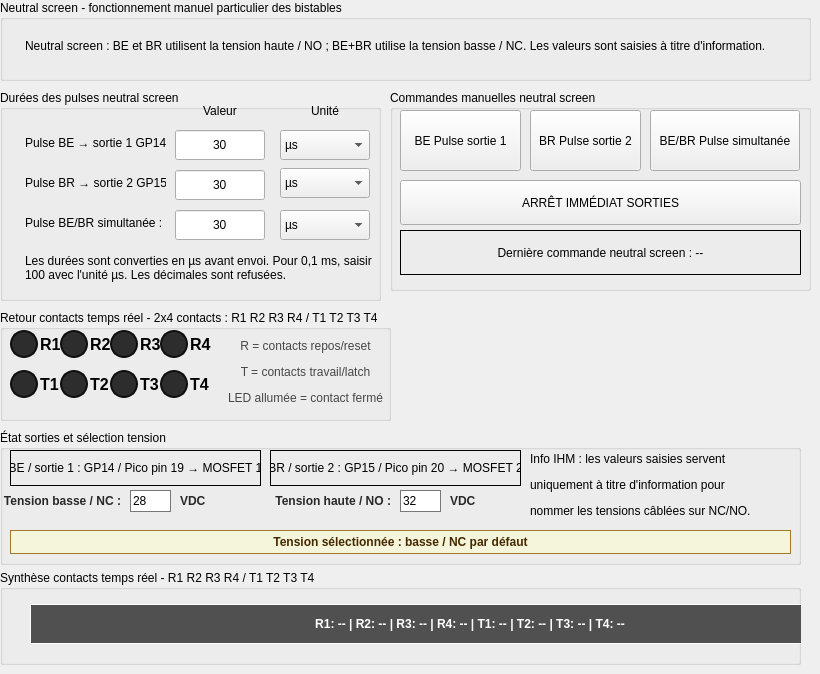
    <widget class="QWidget" name="tab_neutral_screen">
     <attribute name="title">
      <string>Neutral Screen Manuel</string>
     </attribute>
     <widget class="QGroupBox" name="groupBox_neutral_description">
      <property name="geometry">
       <rect>
        <x>0</x>
        <y>0</y>
        <width>811</width>
        <height>81</height>
       </rect>
      </property>
      <property name="title">
       <string>Neutral screen - fonctionnement manuel particulier des bistables</string>
      </property>
      <widget class="QLabel" name="label_neutral_description">
       <property name="geometry">
        <rect>
         <x>25</x>
         <y>10</y>
         <width>781</width>
         <height>71</height>
        </rect>
       </property>
       <property name="text">
        <string>Neutral screen : BE et BR utilisent la tension haute / NO ; BE+BR utilise la tension basse / NC. Les valeurs sont saisies à titre d'information.</string>
       </property>
       <property name="wordWrap">
        <bool>true</bool>
       </property>
      </widget>
     </widget>
     <widget class="QGroupBox" name="groupBox_neutral_parametres">
      <property name="geometry">
       <rect>
        <x>0</x>
        <y>90</y>
        <width>381</width>
        <height>211</height>
       </rect>
      </property>
      <property name="title">
       <string>Durées des pulses neutral screen</string>
      </property>
      <widget class="QLabel" name="label_neutral_entete_valeur">
       <property name="geometry">
        <rect>
         <x>175</x>
         <y>10</y>
         <width>90</width>
         <height>22</height>
        </rect>
       </property>
       <property name="text">
        <string>Valeur</string>
       </property>
       <property name="alignment">
        <set>Qt::AlignmentFlag::AlignCenter</set>
       </property>
      </widget>
      <widget class="QLabel" name="label_neutral_entete_unite">
       <property name="geometry">
        <rect>
         <x>280</x>
         <y>10</y>
         <width>90</width>
         <height>22</height>
        </rect>
       </property>
       <property name="text">
        <string>Unité</string>
       </property>
       <property name="alignment">
        <set>Qt::AlignmentFlag::AlignCenter</set>
       </property>
      </widget>
      <widget class="QLabel" name="label_neutral_be">
       <property name="geometry">
        <rect>
         <x>25</x>
         <y>40</y>
         <width>141</width>
         <height>26</height>
        </rect>
       </property>
       <property name="text">
        <string>Pulse BE → sortie 1 GP14 :</string>
       </property>
      </widget>
      <widget class="QLineEdit" name="lineEdit_neutral_be">
       <property name="geometry">
        <rect>
         <x>175</x>
         <y>40</y>
         <width>90</width>
         <height>30</height>
        </rect>
       </property>
       <property name="text">
        <string>30</string>
       </property>
       <property name="alignment">
        <set>Qt::AlignmentFlag::AlignCenter</set>
       </property>
      </widget>
      <widget class="QComboBox" name="comboBox_unite_neutral_be">
       <property name="geometry">
        <rect>
         <x>280</x>
         <y>40</y>
         <width>90</width>
         <height>30</height>
        </rect>
       </property>
       <item>
        <property name="text">
         <string>µs</string>
        </property>
       </item>
       <item>
        <property name="text">
         <string>ms</string>
        </property>
       </item>
       <item>
        <property name="text">
         <string>s</string>
        </property>
       </item>
       <item>
        <property name="text">
         <string>min</string>
        </property>
       </item>
       <item>
        <property name="text">
         <string>h</string>
        </property>
       </item>
      </widget>
      <widget class="QLabel" name="label_neutral_br">
       <property name="geometry">
        <rect>
         <x>25</x>
         <y>80</y>
         <width>141</width>
         <height>26</height>
        </rect>
       </property>
       <property name="text">
        <string>Pulse BR → sortie 2 GP15 :</string>
       </property>
      </widget>
      <widget class="QLineEdit" name="lineEdit_neutral_br">
       <property name="geometry">
        <rect>
         <x>175</x>
         <y>80</y>
         <width>90</width>
         <height>30</height>
        </rect>
       </property>
       <property name="text">
        <string>30</string>
       </property>
       <property name="alignment">
        <set>Qt::AlignmentFlag::AlignCenter</set>
       </property>
      </widget>
      <widget class="QComboBox" name="comboBox_unite_neutral_br">
       <property name="geometry">
        <rect>
         <x>280</x>
         <y>78</y>
         <width>90</width>
         <height>30</height>
        </rect>
       </property>
       <item>
        <property name="text">
         <string>µs</string>
        </property>
       </item>
       <item>
        <property name="text">
         <string>ms</string>
        </property>
       </item>
       <item>
        <property name="text">
         <string>s</string>
        </property>
       </item>
       <item>
        <property name="text">
         <string>min</string>
        </property>
       </item>
       <item>
        <property name="text">
         <string>h</string>
        </property>
       </item>
      </widget>
      <widget class="QLabel" name="label_neutral_bebr">
       <property name="geometry">
        <rect>
         <x>25</x>
         <y>120</y>
         <width>141</width>
         <height>26</height>
        </rect>
       </property>
       <property name="text">
        <string>Pulse BE/BR simultanée :</string>
       </property>
      </widget>
      <widget class="QLineEdit" name="lineEdit_neutral_bebr">
       <property name="geometry">
        <rect>
         <x>175</x>
         <y>120</y>
         <width>90</width>
         <height>30</height>
        </rect>
       </property>
       <property name="text">
        <string>30</string>
       </property>
       <property name="alignment">
        <set>Qt::AlignmentFlag::AlignCenter</set>
       </property>
      </widget>
      <widget class="QComboBox" name="comboBox_unite_neutral_bebr">
       <property name="geometry">
        <rect>
         <x>280</x>
         <y>120</y>
         <width>90</width>
         <height>30</height>
        </rect>
       </property>
       <item>
        <property name="text">
         <string>µs</string>
        </property>
       </item>
       <item>
        <property name="text">
         <string>ms</string>
        </property>
       </item>
       <item>
        <property name="text">
         <string>s</string>
        </property>
       </item>
       <item>
        <property name="text">
         <string>min</string>
        </property>
       </item>
       <item>
        <property name="text">
         <string>h</string>
        </property>
       </item>
      </widget>
      <widget class="QLabel" name="label_neutral_note">
       <property name="geometry">
        <rect>
         <x>25</x>
         <y>150</y>
         <width>351</width>
         <height>55</height>
        </rect>
       </property>
       <property name="text">
        <string>Les durées sont converties en µs avant envoi. Pour 0,1 ms, saisir 100 avec l'unité µs. Les décimales sont refusées.</string>
       </property>
       <property name="wordWrap">
        <bool>true</bool>
       </property>
      </widget>
     </widget>
     <widget class="QGroupBox" name="groupBox_neutral_commandes">
      <property name="geometry">
       <rect>
        <x>390</x>
        <y>90</y>
        <width>421</width>
        <height>201</height>
       </rect>
      </property>
      <property name="title">
       <string>Commandes manuelles neutral screen</string>
      </property>
      <widget class="QPushButton" name="pushButton_neutral_be">
       <property name="geometry">
        <rect>
         <x>10</x>
         <y>20</y>
         <width>121</width>
         <height>61</height>
        </rect>
       </property>
       <property name="text">
        <string>BE Pulse sortie 1</string>
       </property>
      </widget>
      <widget class="QPushButton" name="pushButton_neutral_br">
       <property name="geometry">
        <rect>
         <x>140</x>
         <y>20</y>
         <width>111</width>
         <height>61</height>
        </rect>
       </property>
       <property name="text">
        <string>BR Pulse sortie 2</string>
       </property>
      </widget>
      <widget class="QPushButton" name="pushButton_neutral_bebr">
       <property name="geometry">
        <rect>
         <x>260</x>
         <y>20</y>
         <width>150</width>
         <height>61</height>
        </rect>
       </property>
       <property name="text">
        <string>BE/BR Pulse simultanée</string>
       </property>
      </widget>
      <widget class="QPushButton" name="pushButton_neutral_stop">
       <property name="geometry">
        <rect>
         <x>10</x>
         <y>90</y>
         <width>401</width>
         <height>45</height>
        </rect>
       </property>
       <property name="text">
        <string>ARRÊT IMMÉDIAT SORTIES</string>
       </property>
      </widget>
      <widget class="QLabel" name="label_neutral_derniere_commande">
       <property name="geometry">
        <rect>
         <x>10</x>
         <y>140</y>
         <width>401</width>
         <height>45</height>
        </rect>
       </property>
       <property name="frameShape">
        <enum>QFrame::Shape::Box</enum>
       </property>
       <property name="text">
        <string>Dernière commande neutral screen : --</string>
       </property>
       <property name="alignment">
        <set>Qt::AlignmentFlag::AlignCenter</set>
       </property>
      </widget>
     </widget>
     <widget class="QGroupBox" name="groupBox_neutral_etat">
      <property name="geometry">
       <rect>
        <x>0</x>
        <y>430</y>
        <width>801</width>
        <height>135</height>
       </rect>
      </property>
      <property name="title">
       <string>État sorties et sélection tension</string>
      </property>
      <widget class="QLabel" name="label_neutral_sortie1">
       <property name="geometry">
        <rect>
         <x>10</x>
         <y>20</y>
         <width>251</width>
         <height>36</height>
        </rect>
       </property>
       <property name="frameShape">
        <enum>QFrame::Shape::Box</enum>
       </property>
       <property name="text">
        <string>BE / sortie 1 : GP14 / Pico pin 19 → MOSFET 1</string>
       </property>
       <property name="alignment">
        <set>Qt::AlignmentFlag::AlignCenter</set>
       </property>
      </widget>
      <widget class="QLabel" name="label_neutral_sortie2">
       <property name="geometry">
        <rect>
         <x>270</x>
         <y>20</y>
         <width>251</width>
         <height>36</height>
        </rect>
       </property>
       <property name="frameShape">
        <enum>QFrame::Shape::Box</enum>
       </property>
       <property name="text">
        <string>BR / sortie 2 : GP15 / Pico pin 20 → MOSFET 2</string>
       </property>
       <property name="alignment">
        <set>Qt::AlignmentFlag::AlignCenter</set>
       </property>
      </widget>
      <widget class="QLabel" name="label_neutral_tension_selection">
       <property name="geometry">
        <rect>
         <x>10</x>
         <y>100</y>
         <width>781</width>
         <height>24</height>
        </rect>
       </property>
       <property name="styleSheet">
        <string>background-color: rgb(245,245,220); color: rgb(70,40,0); font-weight: bold; border: 1px solid rgb(160,120,40);</string>
       </property>
       <property name="text">
        <string>Tension sélectionnée : basse / NC par défaut</string>
       </property>
       <property name="alignment">
        <set>Qt::AlignmentFlag::AlignCenter</set>
       </property>
      </widget>
      <widget class="QLabel" name="label_tension_basse_info">
       <property name="geometry">
        <rect>
         <x>0</x>
         <y>60</y>
         <width>121</width>
         <height>22</height>
        </rect>
       </property>
       <property name="styleSheet">
        <string>font-weight: bold; color: rgb(40,40,40);</string>
       </property>
       <property name="text">
        <string>Tension basse / NC :</string>
       </property>
       <property name="alignment">
        <set>Qt::AlignmentFlag::AlignRight|Qt::AlignmentFlag::AlignTrailing|Qt::AlignmentFlag::AlignVCenter</set>
       </property>
      </widget>
      <widget class="QLineEdit" name="lineEdit_tension_basse_info">
       <property name="geometry">
        <rect>
         <x>130</x>
         <y>60</y>
         <width>41</width>
         <height>22</height>
        </rect>
       </property>
       <property name="styleSheet">
        <string>background-color: white; color: black; border: 1px solid rgb(120,120,120);</string>
       </property>
       <property name="text">
        <string>28</string>
       </property>
      </widget>
      <widget class="QLabel" name="label_tension_basse_unite">
       <property name="geometry">
        <rect>
         <x>180</x>
         <y>60</y>
         <width>45</width>
         <height>22</height>
        </rect>
       </property>
       <property name="styleSheet">
        <string>font-weight: bold; color: rgb(40,40,40);</string>
       </property>
       <property name="text">
        <string>VDC</string>
       </property>
       <property name="alignment">
        <set>Qt::AlignmentFlag::AlignLeading|Qt::AlignmentFlag::AlignLeft|Qt::AlignmentFlag::AlignVCenter</set>
       </property>
      </widget>
      <widget class="QLabel" name="label_tension_haute_info">
       <property name="geometry">
        <rect>
         <x>270</x>
         <y>60</y>
         <width>121</width>
         <height>22</height>
        </rect>
       </property>
       <property name="styleSheet">
        <string>font-weight: bold; color: rgb(40,40,40);</string>
       </property>
       <property name="text">
        <string>Tension haute / NO :</string>
       </property>
       <property name="alignment">
        <set>Qt::AlignmentFlag::AlignRight|Qt::AlignmentFlag::AlignTrailing|Qt::AlignmentFlag::AlignVCenter</set>
       </property>
      </widget>
      <widget class="QLineEdit" name="lineEdit_tension_haute_info">
       <property name="geometry">
        <rect>
         <x>400</x>
         <y>60</y>
         <width>41</width>
         <height>22</height>
        </rect>
       </property>
       <property name="styleSheet">
        <string>background-color: white; color: black; border: 1px solid rgb(120,120,120);</string>
       </property>
       <property name="text">
        <string>32</string>
       </property>
      </widget>
      <widget class="QLabel" name="label_tension_haute_unite">
       <property name="geometry">
        <rect>
         <x>450</x>
         <y>60</y>
         <width>45</width>
         <height>22</height>
        </rect>
       </property>
       <property name="styleSheet">
        <string>font-weight: bold; color: rgb(40,40,40);</string>
       </property>
       <property name="text">
        <string>VDC</string>
       </property>
       <property name="alignment">
        <set>Qt::AlignmentFlag::AlignLeading|Qt::AlignmentFlag::AlignLeft|Qt::AlignmentFlag::AlignVCenter</set>
       </property>
      </widget>
      <widget class="QLabel" name="label_neutral_securite">
       <property name="geometry">
        <rect>
         <x>530</x>
         <y>20</y>
         <width>251</width>
         <height>71</height>
        </rect>
       </property>
       <property name="text">
        <string>&lt;html&gt;&lt;head/&gt;&lt;body&gt;&lt;p&gt;Info IHM : les valeurs saisies servent&lt;/p&gt;&lt;p&gt;uniquement à titre d'information pour&lt;/p&gt;&lt;p&gt;nommer les tensions câblées sur NC/NO.&lt;/p&gt;&lt;/body&gt;&lt;/html&gt;</string>
       </property>
       <property name="wordWrap">
        <bool>true</bool>
       </property>
      </widget>
     </widget>
     <widget class="QGroupBox" name="groupBox_neutral_retour_contacts">
      <property name="geometry">
       <rect>
        <x>0</x>
        <y>570</y>
        <width>801</width>
        <height>95</height>
       </rect>
      </property>
      <property name="title">
       <string>Synthèse contacts temps réel - R1 R2 R3 R4 / T1 T2 T3 T4</string>
      </property>
      <widget class="QLabel" name="label_neutral_contact_summary">
       <property name="geometry">
        <rect>
         <x>30</x>
         <y>34</y>
         <width>880</width>
         <height>40</height>
        </rect>
       </property>
       <property name="styleSheet">
        <string>background-color: rgb(80,80,80); color: white; font-weight: bold;</string>
       </property>
       <property name="frameShape">
        <enum>QFrame::Shape::Box</enum>
       </property>
       <property name="text">
        <string>R1: -- | R2: -- | R3: -- | R4: -- | T1: -- | T2: -- | T3: -- | T4: --</string>
       </property>
       <property name="alignment">
        <set>Qt::AlignmentFlag::AlignCenter</set>
       </property>
      </widget>
     </widget>
     <widget class="QGroupBox" name="groupBox_retour_contacts_2">
      <property name="geometry">
       <rect>
        <x>0</x>
        <y>310</y>
        <width>391</width>
        <height>111</height>
       </rect>
      </property>
      <property name="title">
       <string>Retour contacts temps réel - 2x4 contacts : R1 R2 R3 R4 / T1 T2 T3 T4</string>
      </property>
      <widget class="QLabel" name="label_led_reset_contact_3">
       <property name="geometry">
        <rect>
         <x>10</x>
         <y>20</y>
         <width>28</width>
         <height>28</height>
        </rect>
       </property>
       <property name="styleSheet">
        <string>background-color: rgb(45,45,45); border: 2px solid rgb(15,15,15); border-radius: 14px;</string>
       </property>
       <property name="text">
        <string/>
       </property>
       <property name="alignment">
        <set>Qt::AlignmentFlag::AlignCenter</set>
       </property>
      </widget>
      <widget class="QLabel" name="label_txt_contact_r1_2">
       <property name="geometry">
        <rect>
         <x>40</x>
         <y>20</y>
         <width>31</width>
         <height>28</height>
        </rect>
       </property>
       <property name="styleSheet">
        <string>font-weight: bold; font-size: 12pt;</string>
       </property>
       <property name="text">
        <string>R1</string>
       </property>
       <property name="alignment">
        <set>Qt::AlignmentFlag::AlignLeading|Qt::AlignmentFlag::AlignLeft|Qt::AlignmentFlag::AlignVCenter</set>
       </property>
      </widget>
      <widget class="QLabel" name="label_led_reset_contact_4">
       <property name="geometry">
        <rect>
         <x>60</x>
         <y>20</y>
         <width>28</width>
         <height>28</height>
        </rect>
       </property>
       <property name="styleSheet">
        <string>background-color: rgb(45,45,45); border: 2px solid rgb(15,15,15); border-radius: 14px;</string>
       </property>
       <property name="text">
        <string/>
       </property>
       <property name="alignment">
        <set>Qt::AlignmentFlag::AlignCenter</set>
       </property>
      </widget>
      <widget class="QLabel" name="label_txt_contact_r2_2">
       <property name="geometry">
        <rect>
         <x>90</x>
         <y>20</y>
         <width>31</width>
         <height>28</height>
        </rect>
       </property>
       <property name="styleSheet">
        <string>font-weight: bold; font-size: 12pt;</string>
       </property>
       <property name="text">
        <string>R2</string>
       </property>
       <property name="alignment">
        <set>Qt::AlignmentFlag::AlignLeading|Qt::AlignmentFlag::AlignLeft|Qt::AlignmentFlag::AlignVCenter</set>
       </property>
      </widget>
      <widget class="QLabel" name="label_led_latch_contact_3">
       <property name="geometry">
        <rect>
         <x>10</x>
         <y>60</y>
         <width>28</width>
         <height>28</height>
        </rect>
       </property>
       <property name="styleSheet">
        <string>background-color: rgb(45,45,45); border: 2px solid rgb(15,15,15); border-radius: 14px;</string>
       </property>
       <property name="text">
        <string/>
       </property>
       <property name="alignment">
        <set>Qt::AlignmentFlag::AlignCenter</set>
       </property>
      </widget>
      <widget class="QLabel" name="label_txt_contact_t1_2">
       <property name="geometry">
        <rect>
         <x>40</x>
         <y>60</y>
         <width>31</width>
         <height>28</height>
        </rect>
       </property>
       <property name="styleSheet">
        <string>font-weight: bold; font-size: 12pt;</string>
       </property>
       <property name="text">
        <string>T1</string>
       </property>
       <property name="alignment">
        <set>Qt::AlignmentFlag::AlignLeading|Qt::AlignmentFlag::AlignLeft|Qt::AlignmentFlag::AlignVCenter</set>
       </property>
      </widget>
      <widget class="QLabel" name="label_led_latch_contact_4">
       <property name="geometry">
        <rect>
         <x>60</x>
         <y>60</y>
         <width>28</width>
         <height>28</height>
        </rect>
       </property>
       <property name="styleSheet">
        <string>background-color: rgb(45,45,45); border: 2px solid rgb(15,15,15); border-radius: 14px;</string>
       </property>
       <property name="text">
        <string/>
       </property>
       <property name="alignment">
        <set>Qt::AlignmentFlag::AlignCenter</set>
       </property>
      </widget>
      <widget class="QLabel" name="label_txt_contact_t2_2">
       <property name="geometry">
        <rect>
         <x>90</x>
         <y>60</y>
         <width>31</width>
         <height>28</height>
        </rect>
       </property>
       <property name="styleSheet">
        <string>font-weight: bold; font-size: 12pt;</string>
       </property>
       <property name="text">
        <string>T2</string>
       </property>
       <property name="alignment">
        <set>Qt::AlignmentFlag::AlignLeading|Qt::AlignmentFlag::AlignLeft|Qt::AlignmentFlag::AlignVCenter</set>
       </property>
      </widget>
      <widget class="QLabel" name="label_txt_contact_info_2">
       <property name="geometry">
        <rect>
         <x>220</x>
         <y>20</y>
         <width>171</width>
         <height>85</height>
        </rect>
       </property>
       <property name="styleSheet">
        <string>color: rgb(70,70,70); font-size: 9pt;</string>
       </property>
       <property name="text">
        <string>&lt;html&gt;&lt;head/&gt;&lt;body&gt;&lt;p&gt;R = contacts repos/reset&lt;/p&gt;&lt;p&gt;T = contacts travail/latch&lt;/p&gt;&lt;p&gt;LED allumée = contact fermé&lt;/p&gt;&lt;/body&gt;&lt;/html&gt;</string>
       </property>
       <property name="alignment">
        <set>Qt::AlignmentFlag::AlignCenter</set>
       </property>
      </widget>
      <widget class="QLabel" name="label_led_reset_contact_7">
       <property name="geometry">
        <rect>
         <x>110</x>
         <y>20</y>
         <width>28</width>
         <height>28</height>
        </rect>
       </property>
       <property name="styleSheet">
        <string>background-color: rgb(45,45,45); border: 2px solid rgb(15,15,15); border-radius: 14px;</string>
       </property>
       <property name="text">
        <string/>
       </property>
       <property name="alignment">
        <set>Qt::AlignmentFlag::AlignCenter</set>
       </property>
      </widget>
      <widget class="QLabel" name="label_txt_contact_r3_2">
       <property name="geometry">
        <rect>
         <x>140</x>
         <y>20</y>
         <width>31</width>
         <height>28</height>
        </rect>
       </property>
       <property name="styleSheet">
        <string>font-weight: bold; font-size: 12pt;</string>
       </property>
       <property name="text">
        <string>R3</string>
       </property>
       <property name="alignment">
        <set>Qt::AlignmentFlag::AlignLeading|Qt::AlignmentFlag::AlignLeft|Qt::AlignmentFlag::AlignVCenter</set>
       </property>
      </widget>
      <widget class="QLabel" name="label_led_reset_contact_8">
       <property name="geometry">
        <rect>
         <x>160</x>
         <y>20</y>
         <width>28</width>
         <height>28</height>
        </rect>
       </property>
       <property name="styleSheet">
        <string>background-color: rgb(45,45,45); border: 2px solid rgb(15,15,15); border-radius: 14px;</string>
       </property>
       <property name="text">
        <string/>
       </property>
       <property name="alignment">
        <set>Qt::AlignmentFlag::AlignCenter</set>
       </property>
      </widget>
      <widget class="QLabel" name="label_txt_contact_r4_2">
       <property name="geometry">
        <rect>
         <x>190</x>
         <y>20</y>
         <width>31</width>
         <height>28</height>
        </rect>
       </property>
       <property name="styleSheet">
        <string>font-weight: bold; font-size: 12pt;</string>
       </property>
       <property name="text">
        <string>R4</string>
       </property>
       <property name="alignment">
        <set>Qt::AlignmentFlag::AlignLeading|Qt::AlignmentFlag::AlignLeft|Qt::AlignmentFlag::AlignVCenter</set>
       </property>
      </widget>
      <widget class="QLabel" name="label_led_latch_contact_7">
       <property name="geometry">
        <rect>
         <x>110</x>
         <y>60</y>
         <width>28</width>
         <height>28</height>
        </rect>
       </property>
       <property name="styleSheet">
        <string>background-color: rgb(45,45,45); border: 2px solid rgb(15,15,15); border-radius: 14px;</string>
       </property>
       <property name="text">
        <string/>
       </property>
       <property name="alignment">
        <set>Qt::AlignmentFlag::AlignCenter</set>
       </property>
      </widget>
      <widget class="QLabel" name="label_txt_contact_t3_2">
       <property name="geometry">
        <rect>
         <x>140</x>
         <y>60</y>
         <width>31</width>
         <height>28</height>
        </rect>
       </property>
       <property name="styleSheet">
        <string>font-weight: bold; font-size: 12pt;</string>
       </property>
       <property name="text">
        <string>T3</string>
       </property>
       <property name="alignment">
        <set>Qt::AlignmentFlag::AlignLeading|Qt::AlignmentFlag::AlignLeft|Qt::AlignmentFlag::AlignVCenter</set>
       </property>
      </widget>
      <widget class="QLabel" name="label_led_latch_contact_8">
       <property name="geometry">
        <rect>
         <x>160</x>
         <y>60</y>
         <width>28</width>
         <height>28</height>
        </rect>
       </property>
       <property name="styleSheet">
        <string>background-color: rgb(45,45,45); border: 2px solid rgb(15,15,15); border-radius: 14px;</string>
       </property>
       <property name="text">
        <string/>
       </property>
       <property name="alignment">
        <set>Qt::AlignmentFlag::AlignCenter</set>
       </property>
      </widget>
      <widget class="QLabel" name="label_txt_contact_t4_2">
       <property name="geometry">
        <rect>
         <x>190</x>
         <y>60</y>
         <width>31</width>
         <height>28</height>
        </rect>
       </property>
       <property name="styleSheet">
        <string>font-weight: bold; font-size: 12pt;</string>
       </property>
       <property name="text">
        <string>T4</string>
       </property>
       <property name="alignment">
        <set>Qt::AlignmentFlag::AlignLeading|Qt::AlignmentFlag::AlignLeft|Qt::AlignmentFlag::AlignVCenter</set>
       </property>
      </widget>
     </widget>
    </widget>
